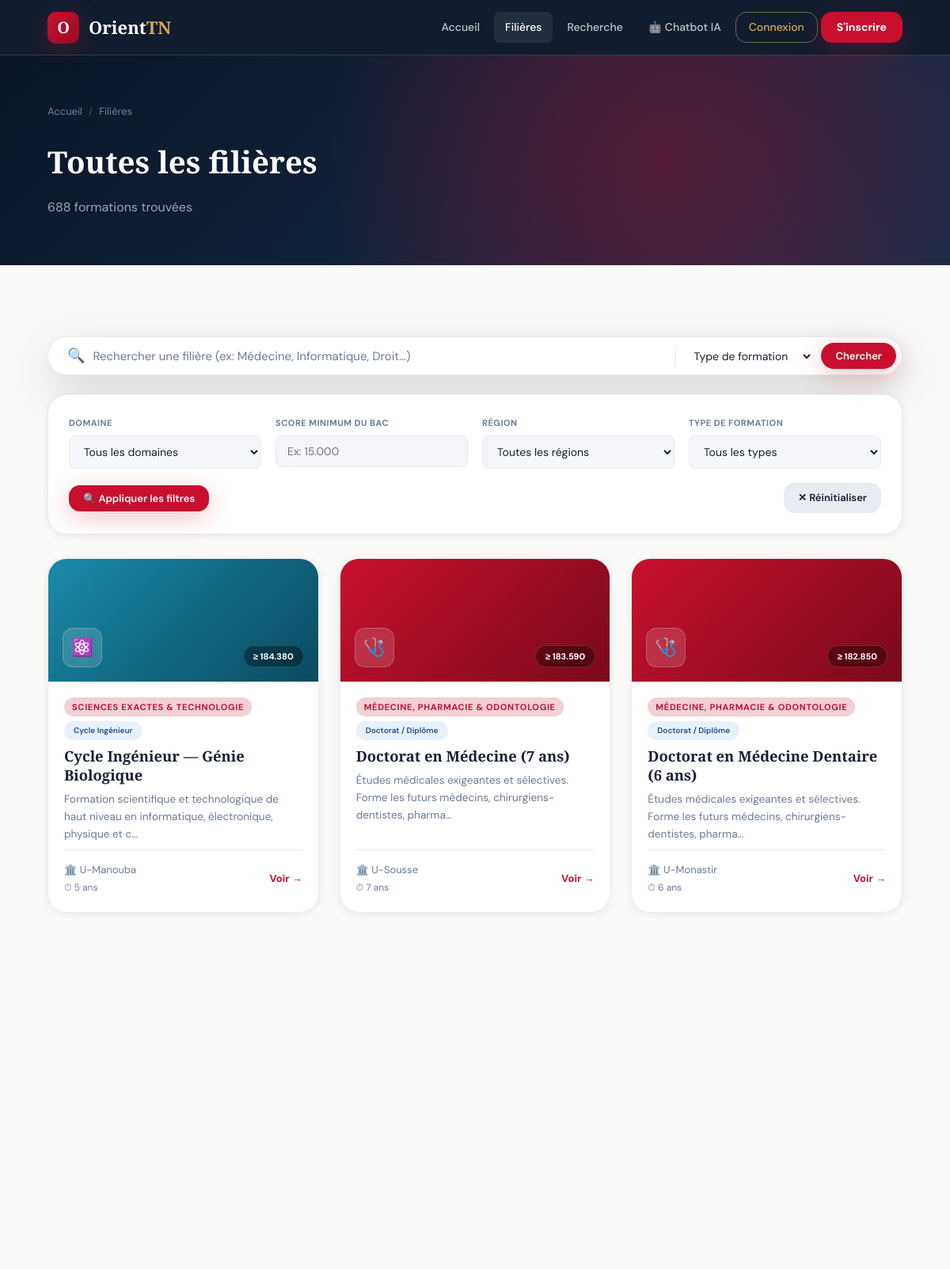
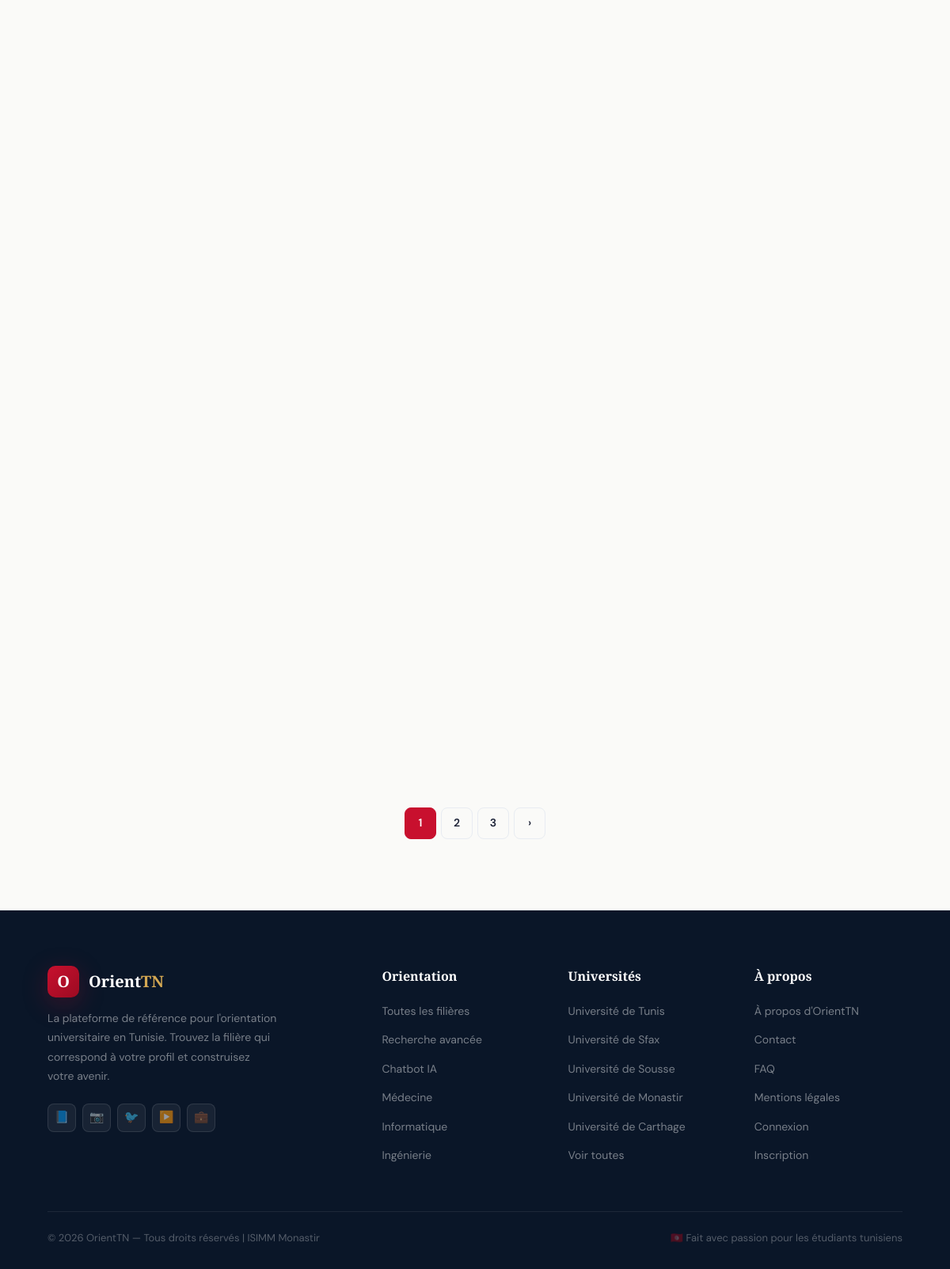
/filieres.php, run on the app's committed database (2 pictures, top to bottom).
### tables this page shows
CREATE TABLE filieres (
    id              INT PRIMARY KEY AUTO_INCREMENT,
    code_orientation VARCHAR(10) NOT NULL UNIQUE COMMENT 'Code 5 chiffres du guide officiel',
    titre           VARCHAR(200) NOT NULL,
    domaine         VARCHAR(100) NOT NULL,
    type_formation  VARCHAR(100),
    description     TEXT,
    description_longue TEXT,
    debouches       JSON,
    matieres        JSON,
    universite_id   INT,
    score_min       DECIMAL(6,2) NOT NULL COMMENT 'Score min sur 210',
    score_moyen     DECIMAL(6,2),
    score_max       DECIMAL(6,2),
    capacite        INT,
    duree           TINYINT DEFAULT 3,
    langue          VARCHAR(60),
    formule_calcul  VARCHAR(100) COMMENT 'Formule de calcul du score (ex: FG+M)',
    bac_requis      VARCHAR(200) COMMENT 'Sections du bac acceptées',
    icon            VARCHAR(10),
    couleur_classe  VARCHAR(20) DEFAULT 'ct-def',
    statut          ENUM('active','inactive') DEFAULT 'active',
    created_at      DATETIME DEFAULT NOW(),
    updated_at      DATETIME DEFAULT NOW() ON UPDATE NOW(),
    FOREIGN KEY (universite_id) REFERENCES universites(id),
    INDEX idx_score    (score_min),
    INDEX idx_domaine  (domaine),
    INDEX idx_statut   (statut)
);

CREATE TABLE universites (
    id              INT PRIMARY KEY AUTO_INCREMENT,
    nom             VARCHAR(200) NOT NULL,
    sigle           VARCHAR(60),
    gouvernorat_id  INT,
    type            ENUM('publique','privée') DEFAULT 'publique',
    site_web        VARCHAR(200),
    created_at      DATETIME DEFAULT NOW(),
    FOREIGN KEY (gouvernorat_id) REFERENCES gouvernorats(id)
);

### filieres.php (the view, shortened to what this page needs)
<?php
require('config.php');
$domaine  = isset($_GET['domaine'])  ? esc($conn, $_GET['domaine'])  : '';
$score    = isset($_GET['score'])    ? (float)$_GET['score']         : 0;
$q        = isset($_GET['q'])        ? esc($conn, $_GET['q'])        : '';
$page     = max(1, (int)($_GET['page'] ?? 1));
$per_page = 12;
$offset   = ($page - 1) * $per_page;
$where = ["f.statut = 'active'"];
$whereSQL = implode(' AND ', $where);
$join = "LEFT JOIN universites u ON f.universite_id = u.id
         LEFT JOIN gouvernorats g ON u.gouvernorat_id = g.id";
$total_res  = $conn->query("SELECT COUNT(*) as c FROM filieres f $join WHERE $whereSQL");
$total_rows = $total_res->fetch_assoc()['c'];
$total_pages = ceil($total_rows / $per_page);
$filieres = $conn->query("
    SELECT f.*, u.sigle as univ_sigle, u.nom as univ_nom, g.nom as gouvernorat
    FROM filieres f $join
    WHERE $whereSQL
    ORDER BY f.score_min DESC
    LIMIT $per_page OFFSET $offset
")->fetch_all(MYSQLI_ASSOC);
?>
<!DOCTYPE html>
<html lang="fr">
<head>
    <link rel="stylesheet" href="style.css">
</head>
<body>
<?php require('nav.php'); ?>
<div class="detail-banner" style="padding:60px;">
    <div class="container" style="position:relative;z-index:1;">
        <div class="breadcrumb">
            <a href="index.php">Accueil</a>
            <span class="sep">/</span>
            <span>Filières</span>
        </div>
        <h1 style="font-family:var(--font-display);font-size:2.4rem;color:white;font-weight:700;margin-bottom:12px;">
            <?= $domaine ? "Filières en " . htmlspecialchars($domaine) : "Toutes les filières" ?>
        </h1>
        <p style="color:rgba(255,255,255,0.6);font-size:1rem;">
            <?= $total_rows ?> formation<?= $total_rows>1?'s':'' ?> trouvée<?= $total_rows>1?'s':'' ?>
        </p>
    </div>
    <div style="position:absolute;inset:0;background:radial-gradient(circle at 70% 50%,rgba(200,16,46,0.2) 0%,transparent 50%);pointer-events:none;"></div>
</div>
<section class="section">
    <div class="container">
        <div class="search-wrap" style="max-width:100%;margin-bottom:24px;">
            <span style="font-size:18px;">🔍</span>
            <form method="GET" style="display:contents;">
                <input type="text" name="q" placeholder="Rechercher une filière (ex: Médecine, Informatique, Droit...)"
                       value="<?= htmlspecialchars($q) ?>" style="font-size:15px;">
                <select name="type" style="border:none;outline:none;font-family:var(--font-body);font-size:14px;background:transparent;min-width:130px;cursor:pointer;">
                    <option value="">Type de formation</option>
                </select>
                <button type="submit" class="btn btn-primary btn-sm" style="border-radius:var(--radius-xl);">Chercher</button>
            </form>
        </div>
        <div class="filter-panel">
            <form method="GET" id="filterForm">
                <div class="filter-row">
                    <div class="fld">
                        <label>Domaine</label>
                        <select name="domaine" onchange="document.getElementById('filterForm').submit()">
                            <option value="">Tous les domaines</option>
                        </select>
                    </div>
                    <div class="fld">
                        <label>Score minimum du bac</label>
                        <input type="number" name="score" step="0.001" min="0" max="20"
                               placeholder="Ex: 15.000" value="<?= $score ?: '' ?>">
                    </div>
                    <div class="fld">
                        <label>Région</label>
                        <select name="region" onchange="document.getElementById('filterForm').submit()">
                            <option value="">Toutes les régions</option>
                        </select>
                    </div>
                    <div class="fld">
                        <label>Type de formation</label>
                        <select name="type" onchange="document.getElementById('filterForm').submit()">
                            <option value="">Tous les types</option>
                        </select>
                    </div>
                </div>
                <div style="display:flex;gap:10px;align-items:center;justify-content:space-between;">
                    <button type="submit" class="btn btn-primary btn-sm">🔍 Appliquer les filtres</button>
                    <a href="filieres.php" class="btn btn-sm" style="background:var(--gray-mid);color:var(--text);">✕ Réinitialiser</a>
                </div>
            </form>
        </div>
        <?php if(empty($filieres)): ?>
        <div style="text-align:center;padding:80px 20px;color:var(--gray-text);">
            <div style="font-size:3rem;margin-bottom:16px;">🔍</div>
            <h3 style="font-family:var(--font-display);font-size:1.5rem;color:var(--text);margin-bottom:10px;">Aucune filière trouvée</h3>
            <p>Essayez de modifier vos filtres ou d'élargir votre recherche.</p>
            <a href="filieres.php" class="btn btn-outline" style="margin-top:20px;">Voir toutes les filières</a>
        </div>
        <?php else: ?>
        <div class="grid-auto" style="margin-bottom:20px;">
            <?php foreach($filieres as $i => $f): ?>
            <article class="filiere-card reveal" style="animation-delay:<?= ($i%4)*0.08 ?>s">
                <div class="card-top <?= htmlspecialchars($f['couleur_classe']) ?>">
                    <div class="card-icon"><?= $f['icon'] ?></div>
                    <span class="card-score">≥ <?= number_format($f['score_min'],3) ?></span>
                </div>
                <div class="card-body">
                    <div style="display:flex;gap:6px;flex-wrap:wrap;">
                        <span class="card-chip"><?= htmlspecialchars($f['domaine']) ?></span>
                        <?php if($f['type_formation']): ?>
                            <span class="chip chip-blue" style="font-size:10px;"><?= htmlspecialchars($f['type_formation']) ?></span>
                        <?php endif; ?>
                    </div>
                    <h3 class="card-title"><?= htmlspecialchars($f['titre']) ?></h3>
                    <p class="card-desc"><?= htmlspecialchars(mb_strimwidth($f['description'],0,100,'…')) ?></p>
                    <div class="card-footer">
                        <div>
                            <div class="card-region">🏛️ <?= htmlspecialchars($f['univ_sigle'] ?? 'N/A') ?></div>
                            <?php if($f['duree']): ?>
                                <div style="font-size:12px;color:var(--gray-text);margin-top:3px;">⏱ <?= $f['duree'] ?> ans</div>
                            <?php endif; ?>
                        </div>
                        <a href="detail.php?id=<?= $f['id'] ?>" class="card-link">Voir →</a>
                    </div>
                </div>
            </article>
            <?php endforeach; ?>
        </div>
        <?php if($total_pages > 1): ?>
        <div class="pagination">
            <?php for($p=max(1,$page-2); $p<=min($total_pages,$page+2); $p++): ?>
                <?php if($p === $page): ?>
                    <span class="pg-active"><?= $p ?></span>
                <?php else: ?>
                    <a href="?page=<?= $p ?>&domaine=<?= urlencode($domaine) ?>&score=<?= $score ?>&q=<?= urlencode($q) ?>"><?= $p ?></a>
                <?php endif; ?>
            <?php endfor; ?>
            <?php if($page < $total_pages): ?>
                <a href="?page=<?= $page+1 ?>&domaine=<?= urlencode($domaine) ?>&score=<?= $score ?>&q=<?= urlencode($q) ?>">›</a>
            <?php endif; ?>
        </div>
        <?php endif; ?>
        <?php endif; ?>
    </div>
</section>
<?php require('footer.php'); ?>
</body>
</html>

### data on the page
filieres: icon "⚛️", score_min "184.380", domaine "SCIENCES EXACTES & TECHNOLOGIE", type_formation "Cycle Ingénieur", titre "Cycle Ingénieur — Génie Biologique", description "Formation scientifique et technologique de haut niveau en informatique, électronique, physique et c…", universite.sigle "U-Manouba", duree "5"
filieres: icon "🩺", score_min "183.590", domaine "MÉDECINE, PHARMACIE & ODONTOLOGIE", type_formation "Doctorat / Diplôme", titre "Doctorat en Médecine (7 ans)", description "Études médicales exigeantes et sélectives. Forme les futurs médecins, chirurgiens-dentistes, pharma…", universite.sigle "U-Sousse", duree "7"
filieres: icon "🩺", score_min "182.850", domaine "MÉDECINE, PHARMACIE & ODONTOLOGIE", type_formation "Doctorat / Diplôme", titre "Doctorat en Médecine Dentaire (6 ans)", description "Études médicales exigeantes et sélectives. Forme les futurs médecins, chirurgiens-dentistes, pharma…", universite.sigle "U-Monastir", duree "6"

### other printed values
$total_rows "688"
